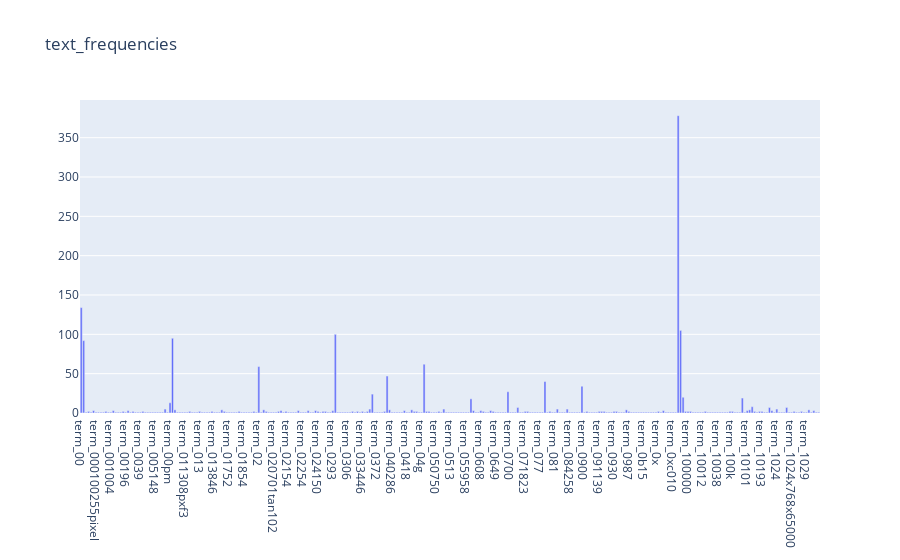

The cell this chart's notebook holds for it:
### Markdown cell above
### >>> **Exercise 13 (take home):**
If you want a nicer interactive visualization here, I would encourage you try to install and use plotly to achieve this.

### Code cell
import plotly.graph_objects as go
A = X_counts[:,:].toarray()

x=["term_"+str(i) for i in count_vect.get_feature_names()[:300]]
y=np.sum(A,axis=0)[:300]
fig = go.Figure(go.Bar(x=x, y=y, name='text_frequencies'))

fig.update_layout(title='text_frequencies',barmode='group')
fig.show()

### Figure 1 — Plotly figure (JSON) as saved in the notebook; plotly's stock layout.template omitted (floating-point values rounded to 4 significant figures; data arrays with more than 128 entries replaced by an {"elided": "..."} marker saying what was removed)
{"data": [{"name": "text_frequencies", "type": "bar", "x": {"elided": "300 str values"}, "y": {"elided": "300 int values"}}], "layout": {"barmode": "group", "title": {"text": "text_frequencies"}}}
